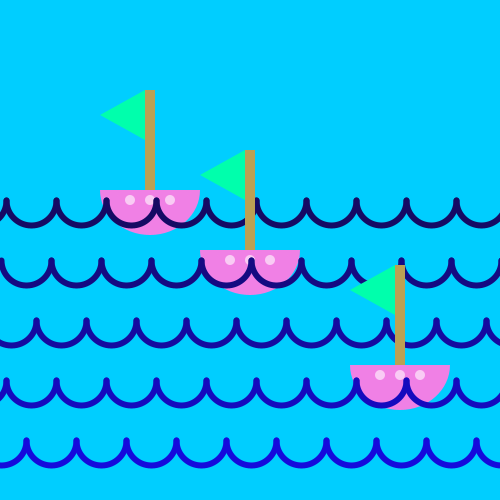
Frame 1 (no input)
Frame 60 (the mouse pressed at the canvas centre just before this capture): identical to frame 1, image omitted
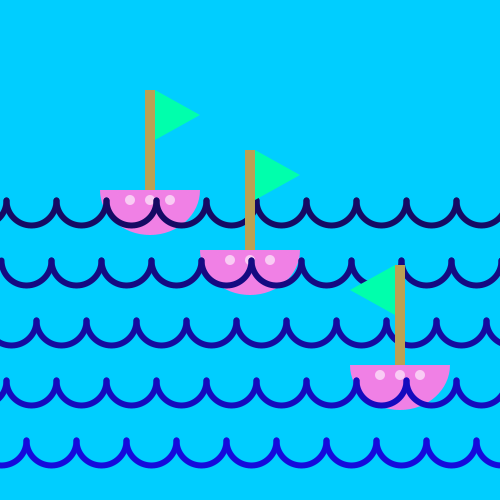
Frame 120 (the mouse held since frame 60 and released just before this capture)

The Processing sketch that drew these frames (run headless with seeded random() and noise(); from frame 60 on, the mouse is pressed at the canvas centre):

// Processing sketch: processing_37697
// ── processing_37697.pde

void setup () {
  size (500, 500);
  smooth ();
}

void draw () {
  background (0, 206, 255);
  sailboat (150,190);
  wave (-20, 200);
  sailboat (250, 250);
  wave (25, 260);
  wave (10, 320);
  sailboat (400,365);
  wave (-20, 380);
  wave (0, 440);
}

void sailboat (int x, int y) {
  noStroke ();
  fill (240, 128, 229);
  arc (x, y, 100, 90, 0, PI);
  fill (188, 160, 84);
  rect (x-5, y-100, 10, 100);
  if (mouseX >= x) {
    fill (0, 255, 172);
    triangle (x+5, y-100, x+5, y-50, x+50, y-75);
  } else {
    fill (0,255,172);
    triangle (x-5,y-100, x-5,y-50, x-50,y-75);
  }
  fill (255, 255, 255, 150);
  ellipse (x, y+10, 10, 10);
  ellipse (x-20, y+10, 10, 10);
  ellipse (x+20, y+10, 10, 10);
}

void wave (int a, int b) {
  stroke (21, 10, b/2);
  noFill ();
  strokeWeight (6);
  for (int i=1; i<520; i += 50) {
    arc (a+i, b, 50, 50, 0, PI);
  }
}
